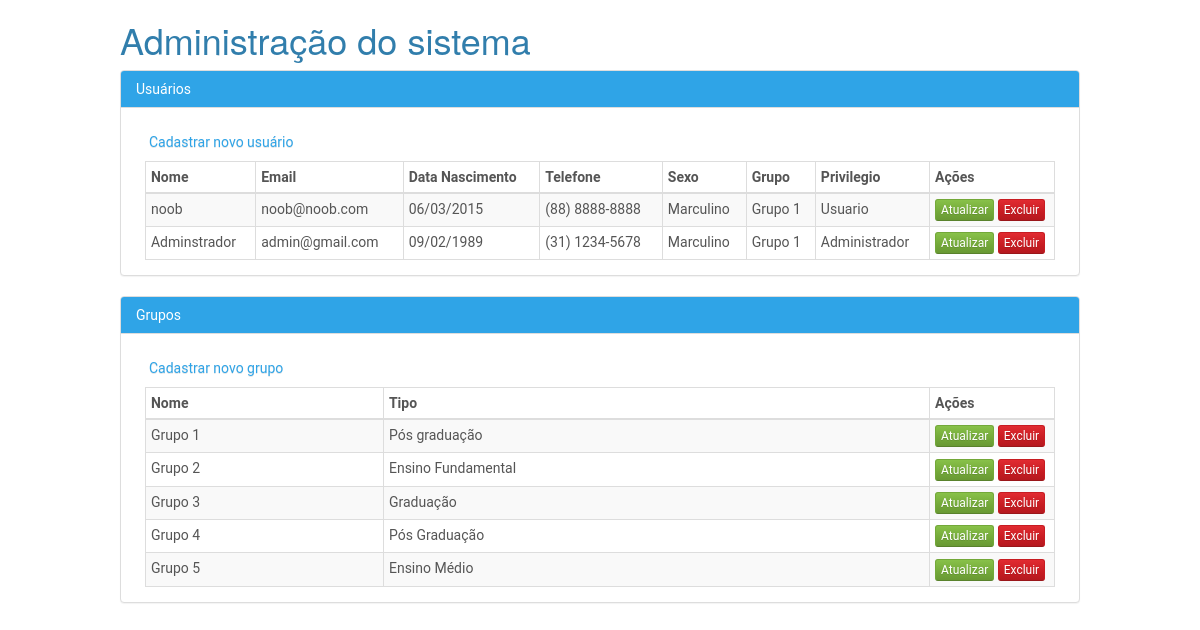
Screenshot of /admin.php (signed in) with the database file from the repository.
### tables this page shows
CREATE TABLE IF NOT EXISTS `usuario` (
  `id` int(11) NOT NULL AUTO_INCREMENT,
  `acesso` int(11) NOT NULL DEFAULT '2',
  `login` varchar(30) NOT NULL,
  `senha` varchar(100) NOT NULL,
  `nome` varchar(100) NOT NULL,
  `email` varchar(40) NOT NULL,
  `codigogrupo` int(11) NOT NULL,
  `datanasc` varchar(20) NOT NULL,
  `sexo` varchar(1) NOT NULL,
  `telefone` varchar(30) NOT NULL,
  PRIMARY KEY (`id`),
  UNIQUE KEY `login` (`login`),
  KEY `codigogrupo` (`codigogrupo`)
);

CREATE TABLE IF NOT EXISTS `grupo` (
  `codigo` int(11) NOT NULL AUTO_INCREMENT,
  `nome` varchar(100) NOT NULL,
  `tipo` varchar(40) NOT NULL,
  PRIMARY KEY (`codigo`)
);

### admin.php (the view, shortened to what this page needs)
<?php
require_once("servidor/conexao.php");
?>
<!DOCTYPE html>
<html lang="en">
	<head>
		<link href="bootstrap-3.3.2/css/bootstrap.min.css" rel="stylesheet">
		<link href="css/admin.css" rel="stylesheet">
	</head>
	<body>
		<div class="content">
			<h1>Administração do sistema</h1>
			<div class="panel panel-primary">
				<div class="panel-heading">Usuários</div>
	  			<div class="panel-body">
					<a href="cadastrarusuario.php" class="btn btn-link">Cadastrar novo usuário</a>
					<div class="row">
						<table class="table table-hover table-condensed table-striped table-bordered">
							<thead>
								<tr>
									<th>Nome</th>
									<th>Email</th>
									<th>Data Nascimento</th>
									<th>Telefone</th>
									<th>Sexo</th>
									<th>Grupo</th>
									<th>Privilegio</th>
									<th>Ações</th>
								</tr>
							</thead>
							<tbody>
								<?php
								$sql = "SELECT u.id, u.nome, u.email, u.datanasc, u.telefone, u.sexo, u.acesso, g.nome as grupo
										FROM usuario as u
										INNER JOIN grupo as g
										ON u.codigogrupo = g.codigo";
								$result = mysqli_query($conexao, $sql, $field=0);
								if (mysqli_num_rows($result) > 0) {
									while($row = mysqli_fetch_assoc($result)) {
									?>
									<tr>
										<td> <?php echo $row['nome']; ?> </td>
										<td> <?php echo $row['email']; ?> </td>
										<td> <?php echo $row['datanasc']; ?> </td>
										<td> <?php echo $row['telefone']; ?> </td>
										<td> <?php echo $row['sexo'] == 'M' ? 'Marculino' : 'Feminino'; ?> </td>
										<td> <?php echo $row['grupo']; ?> </td>
										<td> <?php echo $row['acesso'] == '1' ? 'Administrador' : 'Usuario'; ?> </td>
										<td width="125">
											<a class="btn btn-xs btn-success " href="Atualizar.php?id=<?php echo $row['id']; ?>" > Atualizar</a>
											<a class="btn btn-xs btn-danger" href="Excluir.php?id=<?php echo $row['id']; ?>" > Excluir</a>
										</td>
									</tr>
									<?php
									}
								}
							?>
							</tbody>
						</table>
					</div>
				</div>
			</div>
			<div class="panel panel-primary">
				<div class="panel-heading">Grupos</div>
	  			<div class="panel-body">
					<a href="cadastrargrupo.php" class="btn btn-link">Cadastrar novo grupo</a>
					<div class="row">
						<table class="table table-hover table-condensed table-striped table-bordered">
							<thead>
								<tr>
									<th>Nome</th>
									<th>Tipo</th>
									<th>Ações</th>
								</tr>
							</thead>
							<tbody>
								<?php
								$sql = "SELECT g.*
										FROM grupo as g";
								$result = mysqli_query($conexao, $sql, $field=0);
								if (mysqli_num_rows($result) > 0) {
									while($row = mysqli_fetch_assoc($result)) {
									?>
									<tr>
										<td> <?php echo $row['nome']; ?> </td>
										<td> <?php echo utf8_encode($row['tipo']); ?> </td>
										<td width="125">
											<a class="btn btn-xs btn-success " href="editargrupo.php?id=<?php echo $row['codigo']; ?>" > Atualizar</a>
                                                                                        <a class="btn btn-xs btn-danger" href="servidor/excluirgrupo.php?id=<?php echo $row['codigo']; ?>" onclick="return confirm('Você deseja realmente deletar este item?')" > Excluir</a>
										</td>
									</tr>
									<?php
									}
								}
							?>
							</tbody>
						</table>
					</div>
				</div>
			</div>
		</div>
	</body>
</html>

### css/admin.css (style rules this page uses)
body { background-color:#fff; -webkit-font-smoothing: antialiased; font: normal 14px Roboto,arial,sans-serif; width: 100%; }
.content { margin: 0 auto; width: 960px; }
.table { width: 95% !important; margin: 0 auto !important; }

### rows the page displays
usuario: nome "noob", email "noob@noob.com", datanasc "06/03/2015", telefone "(88) 8888-8888", sexo "Marculino", codigogrupo.nome "Grupo 1", acesso "Usuario"
usuario: nome "Adminstrador", email "admin@gmail.com", datanasc "09/02/1989", telefone "(31) 1234-5678", sexo "Marculino", codigogrupo.nome "Grupo 1", acesso "Administrador"
grupo: nome "Grupo 1", tipo "Pós graduação"
grupo: nome "Grupo 2", tipo "Ensino Fundamental"
grupo: nome "Grupo 3", tipo "Graduação"
grupo: nome "Grupo 4", tipo "Pós Graduação"
grupo: nome "Grupo 5", tipo "Ensino Médio"
